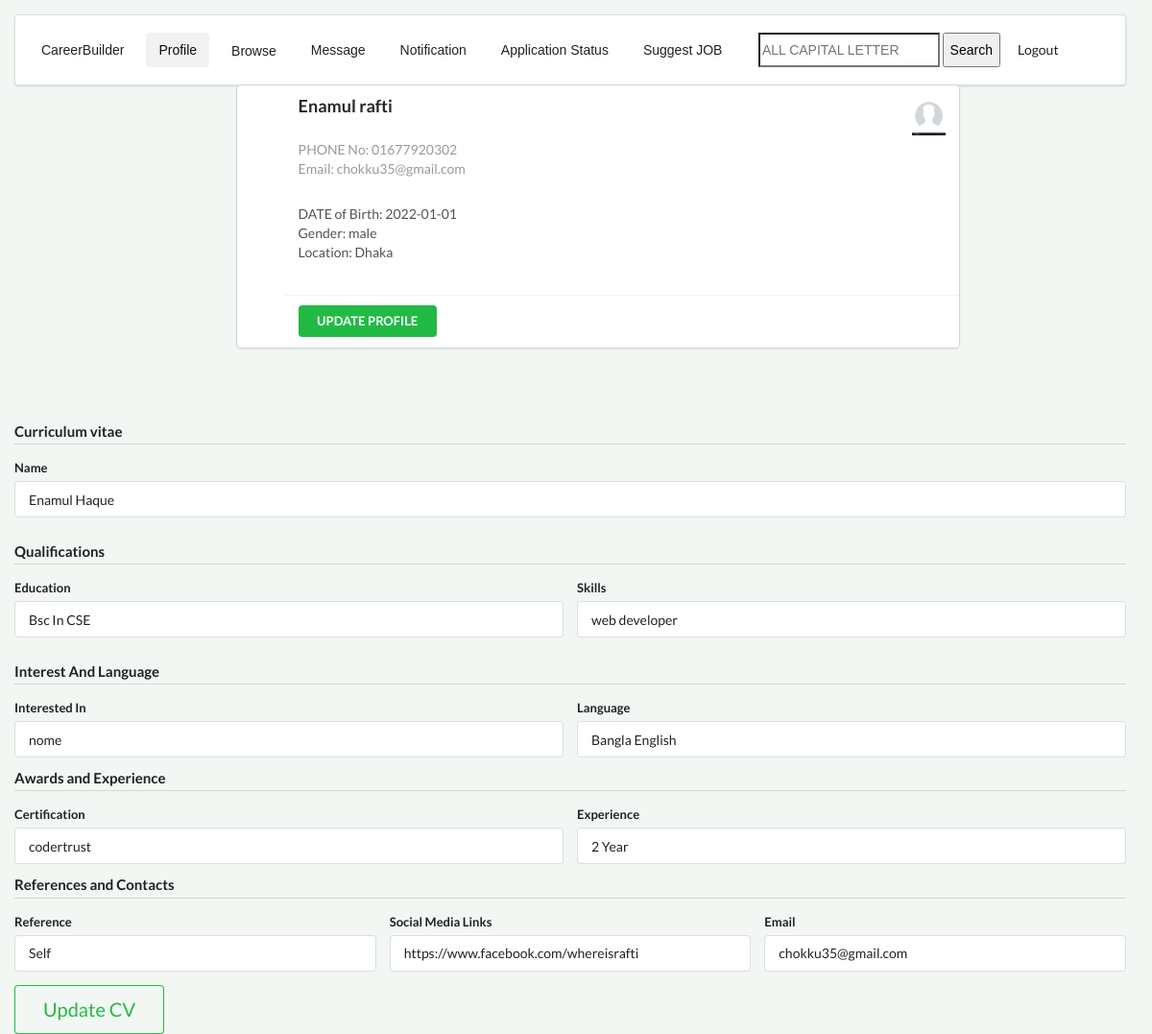
The page /profile.php (signed in) on the database its author committed.
### tables this page shows
CREATE TABLE `user` (
  `username` varchar(100) NOT NULL,
  `password` int(11) NOT NULL,
  `name` varchar(100) NOT NULL,
  `location` varchar(100) NOT NULL,
  `gender` varchar(100) NOT NULL,
  `contact` varchar(11) NOT NULL,
  `usertype` varchar(100) NOT NULL,
  `dateofbirth` date NOT NULL
);

CREATE TABLE `cv` (
  `fullname` varchar(100) NOT NULL,
  `education` varchar(200) NOT NULL,
  `skills` varchar(200) NOT NULL,
  `language` varchar(200) NOT NULL,
  `certification` varchar(200) NOT NULL,
  `experience` varchar(200) NOT NULL,
  `interest` varchar(100) NOT NULL,
  `reference` varchar(100) NOT NULL,
  `links` varchar(100) NOT NULL,
  `username` varchar(100) NOT NULL
);

### profile.php (the view, shortened to what this page needs)
<?php
if (
  isset($_SESSION['useremail'])
  &&  !empty($_SESSION['useremail'])
) {
?>
  <!DOCTYPE html>
  <html>
  <head>
    <?php include "css.php"; ?>
  </head>
  <body>
    <div style="margin:15px;">
      <div class="navbar">
        <div class="ui segment">
          <div class="ui secondary  menu">
            <input class="item" type="button" value="CareerBuilder" onclick="homefn();">
            <input class=" active  item" type="button" value="Profile" onclick="profilefn();">
            <?php include "dropdown.php"; ?>
            <input class="item" type="button" value="Message" onclick="messagefn();">
            <input class="item" type="button" value="Notification" onclick="notificationfn();">
            <input class="item" type="button" value="Application Status" onclick="statusfn();">
            <input class="item" type="button" value="Suggest JOB" onclick="suggestfn();">
            <div class="right menu">
              <div class="item">
                <div class="ui icon input">
                  <form action="searchprocess.php" method="POST">
                    <input type="text" name="pid" id="pid" Placeholder="ALL CAPITAL LETTER">
                    <input type="submit" value="Search">
                  </form>
                  <input class="item" type="button" value="Logout" onclick="logoutfn();">
                </div>
              </div>
            </div>
          </div>
        </div>
      </div>
      <div class="profile">
        <?php
        try {
          $conn = new PDO('mysql:host=localhost:3306;dbname=careerbuilder;', 'root', '');
          $conn->setAttribute(PDO::ATTR_ERRMODE, PDO::ERRMODE_EXCEPTION);
          $mail = $_SESSION['useremail'];
          $sqlquerystring = "SELECT * FROM user WHERE username='$mail'";
          $returnobj = $conn->query($sqlquerystring);
          $tabledata = $returnobj->fetchAll();
          foreach ($tabledata as $row) {
        ?>
            <div class="ui cards">
              <div class="card" id="uicard">
                <div class="content">
                  <img class="right floated mini ui image" src="images/maleavatar.png">
                  <div class="header">
                    <?php echo $row['name']; ?> <br><br>
                  </div>
                  <div class="meta">
                    PHONE No: <?php echo $row['contact']; ?> <br>
                    Email: <?php echo $row['username']; ?> <br><br>
                  </div>
                  <div class="description">
                    DATE of Birth: <?php echo $row['dateofbirth']; ?> <br>
                    Gender: <?php echo $row['gender']; ?> <br>
                    Location: <?php echo $row['location']; ?> <br><br>
                  </div>
                </div>
                <div class="extra content">
                  <button class="ui small green button" onclick="profileupdatefn();">UPDATE PROFILE</button>
                </div>
              </div>
            </div>
            <br><br>
          <?php
          }
        } catch (PDOException $ex) {
          ?>
          catch No data found
        <?php
        }
        ?>
      </div> <br><br>
    <?php
    try {
      $conn = new PDO('mysql:host=localhost:3306;dbname=careerbuilder;', 'root', '');
      $conn->setAttribute(PDO::ATTR_ERRMODE, PDO::ERRMODE_EXCEPTION);
      $mail = $_SESSION['useremail'];
      $sqlquerystring = "SELECT * FROM cv WHERE username='$mail'";
      $returnobj = $conn->query($sqlquerystring);
      if ($returnobj->rowCount() == 0) {
    ?>
     <table>
        <tr>
          <h3> You didnt have uploaded any cv.</h3>
          <input id="nodatafound" class="ui big green button" type="button" value="CREATE CV" onclick="cvuploadfn();">
        </tr>
        <?php
      } else {
        $tabledata = $returnobj->fetchAll();
        foreach ($tabledata as $row) {
        ?>
            <tr>
              <form class="ui form">
                <h4 class="ui dividing header">Curriculum vitae</h4>
                <div class="field">
                  <label>Name</label>
                  <input type="text" name="first-name" placeholder=" Name" value="<?php echo $row['fullname']; ?>" readonly>
                </div>
                <h4 class="ui dividing header">Qualifications</h4>
                <div class="field">
                  <div class="two fields">
                    <div class="field">
                      <label>Education</label>
                      <input type="text" name="shipping[first-name]" placeholder="First Name" value="<?php echo $row['education']; ?>" readonly>
                    </div>
                    <div class="field">
                      <label>Skills</label>
                      <input type="text" name="shipping[last-name]" placeholder="Last Name" value="<?php echo $row['skills']; ?>" readonly>
                    </div>
                  </div>
                </div>
                <h4 class="ui dividing header">Interest And Language</h4>
                <div class="field">
                  <div class="two fields">
                    <div class="field">
                      <label>Interested In</label>
                      <input type="text" name="shipping[first-name]" placeholder="First Name" value="<?php echo $row['interest']; ?>" readonly>
                    </div>
                    <div class="field">
                      <label>Language</label>
                      <input type="text" name="shipping[last-name]" placeholder="Last Name" value="<?php echo $row['language']; ?>" readonly>
                    </div>
                  </div>
                </div>
                <div class="field">
                  <h4 class="ui dividing header">Awards and Experience</h4>
                  <div class="two fields">
                    <div class="field">
                      <label>Certification</label>
                      <input type="text" name="shipping[first-name]" placeholder="First Name" value="<?php echo  $row['certification'] ?>" readonly>
                    </div>
                    <div class="field">
                      <label>Experience</label>
                      <input type="text" name="shipping[last-name]" placeholder="Last Name" value="<?php echo $row['experience'] ?>" readonly>
                    </div>
                  </div>
                </div>
                <div class="field">
                  <h4 class="ui dividing header">References and Contacts</h4>
                  <div class="three fields">
                    <div class="field">
                      <label>Reference</label>
                      <input type="text" name="shipping[first-name]" placeholder="First Name" value="<?php echo $row['reference'] ?>" readonly>
                    </div>
                    <div class="field">
                      <label>Social Media Links</label>
                      <a href="<?php echo $row['links'] ?>" target="_blank"> <input type="text" name="shipping[last-name]" placeholder="Last Name" value="<?php echo $row['links'] ?>" readonly> </a>
                    </div>
                    <div class="field">
                      <label>Email</label>
                      <input type="text" name="shipping[last-name]" placeholder="Last Name" value="<?php echo $row['username']; ?>" readonly>
                    </div>
                  </div>
                </div>
                <div class="ui huge buttons">
                  <div class="ui basic green button" onclick="cvupdatefn();"> Update CV</div>
                </div>
              </form>
            </tr>
      <?php
        }
      }
    } catch (PDOException $ex) {
      ?>
      catch No data found
    <?php
    }
    ?>
    </div>
  </body>
  </html>
<?php
} else {
?>
  <script>
    location.assign('login.php')
  </script>
<?php
}
?>

### css.php (style rules this page uses)
body { background-color: rgb(243,247,243); width: 99%; }
.profile { margin: auto; width: 100%; padding-left: 20%; }
#uicard { width: 80%; padding-left: 50px; }
.right { float: right; }

### rows shown on the page
user: name "Enamul rafti", contact "01677920302", username "chokku35@gmail.com", dateofbirth "2022-01-01", gender "male", location "Dhaka"
cv: first-name "Enamul Haque", education "Bsc In CSE", skills "web developer", interest "nome", language "Bangla English", certification "codertrust", experience "2 Year", reference "Self", links "https://www.facebook.com/whereisrafti", username "chokku35@gmail.com"
